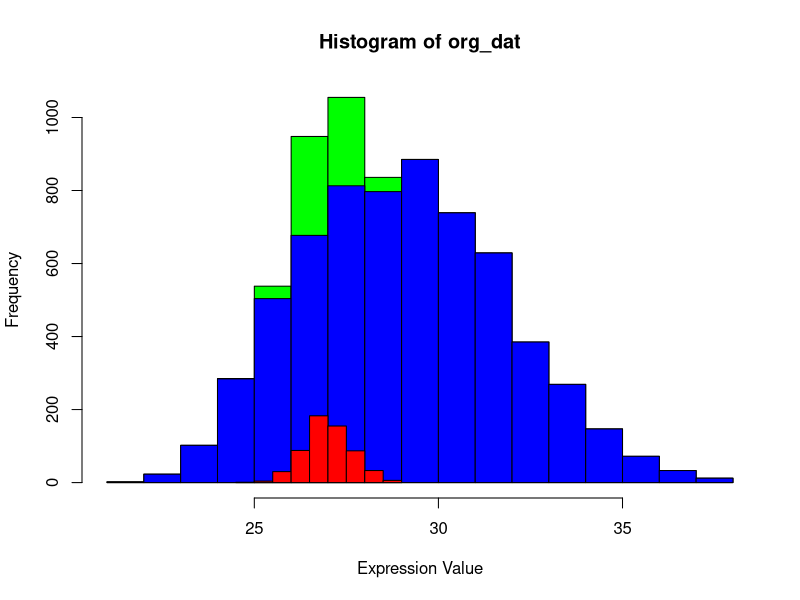

The R source for this figure:
if(!require(data.table)){
  install.packages("data.table")
}
if(!require(ggplot2)){
  install.packages("ggplot2")
}

dat = fread("ms_toy.txt") #read data
dat = as.matrix(dat)      #transform fo better plotting

org_dat = dat[,1]         # select a column

c1 = org_dat              # copy for plot

s = sd(org_dat, na.rm = T)    # compute standart deviation
s = 1/4 *s                    # take fraction

q = quantile(org_dat, na.rm = T)  # compute quantiles
nm = as.numeric(q[2])             # set new mean to 25% quantile 

filles = list()               # list with new entries
for(i in 1:length(org_dat)){    # replace missing entries with new entries from new distribution
  if(is.na(org_dat[i])){
    org_dat[i] = rnorm(1, nm, s)
    filles[length(filles)+1]= org_dat[i]
  }
}

hist(org_dat, col = "Green", xlab = "Expression Value") # plot complete new distipution with imputed values in green
hist(c1, col = "Blue", add = T)                         # add inital distribution in blue
hist(as.numeric(filles), col = "Red", add=T)            # add dist of imputed values




